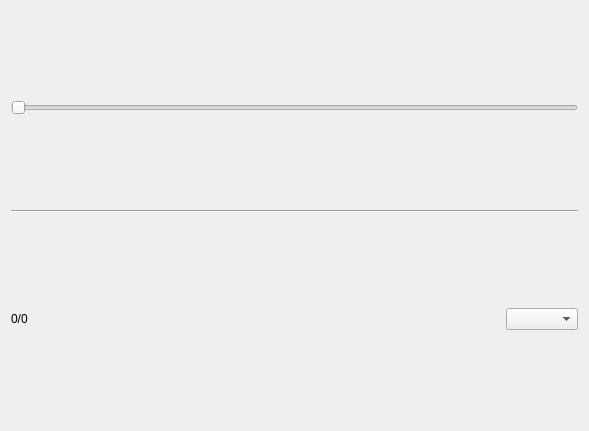
<?xml version="1.0" encoding="UTF-8"?>
<ui version="4.0">
 <class>SegmentationVisualization</class>
 <widget class="QWidget" name="SegmentationVisualization">
  <property name="geometry">
   <rect>
    <x>0</x>
    <y>0</y>
    <width>589</width>
    <height>431</height>
   </rect>
  </property>
  <property name="windowTitle">
   <string>SegmentationVisualization</string>
  </property>
  <layout class="QVBoxLayout" name="verticalLayout_2">
   <item>
    <layout class="QVBoxLayout" name="verticalLayout">
     <property name="spacing">
      <number>0</number>
     </property>
    </layout>
   </item>
   <item>
    <layout class="QHBoxLayout" name="horizontalLayout">
     <item>
      <widget class="QSlider" name="horizontalSlider">
       <property name="orientation">
        <enum>Qt::Horizontal</enum>
       </property>
      </widget>
     </item>
    </layout>
   </item>
   <item>
    <widget class="Line" name="line">
     <property name="orientation">
      <enum>Qt::Horizontal</enum>
     </property>
    </widget>
   </item>
   <item>
    <layout class="QHBoxLayout" name="horizontalLayout_2">
     <item>
      <widget class="QLabel" name="currentSliceLabel">
       <property name="text">
        <string>0/0</string>
       </property>
      </widget>
     </item>
     <item>
      <spacer name="horizontalSpacer">
       <property name="orientation">
        <enum>Qt::Horizontal</enum>
       </property>
       <property name="sizeHint" stdset="0">
        <size>
         <width>40</width>
         <height>20</height>
        </size>
       </property>
      </spacer>
     </item>
     <item>
      <widget class="QComboBox" name="viewDirectionComboBox"/>
     </item>
    </layout>
   </item>
  </layout>
 </widget>
 <layoutdefault spacing="6" margin="11"/>
 <resources/>
 <connections/>
</ui>
